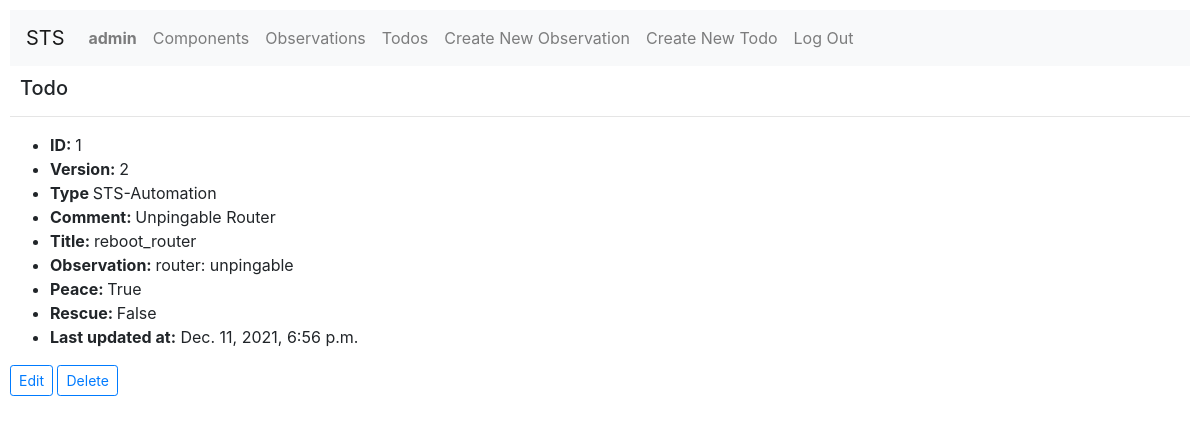
The app's page /todo/1/ (signed in) with its own data.
### todo/models.py (models this page shows, shortened)
class User(AbstractUser):
    pass

class Todo(models.Model):
    type = models.CharField(max_length=32, default="STS-Automation")
    version = models.IntegerField(default=0)
    comment = models.CharField(max_length=32,
        default="Investigate"
    )
    title = models.CharField(
        max_length=32,
        default="other_request",
        validators=[
            RegexValidator(
                regex='[^\S+]',
                message="Your status should not contain spaces. Use underscores instead.",
                code="error_spaces",
                inverse_match=True
            )
        ]
    )
    peace = models.BooleanField(
        null=True
    )
    rescue = models.BooleanField(
        null=True
    )
    observation = models.ForeignKey(
        Observation,
        on_delete=models.CASCADE,
        related_name="todos"
    )
    created_at = models.DateTimeField(auto_now_add=True)
    updated_at = models.DateTimeField(auto_now=True)

class Observation(models.Model):
    type = models.CharField(max_length=32, default="NOCC-Automation")
    version = models.IntegerField(default=0)
    component = models.ForeignKey(
        Component,
        on_delete=models.CASCADE,
        related_name="observations"
    )
    status = models.CharField(
        max_length=48,
        default="other",
        validators=[
            RegexValidator(
                regex='[^\S+]',
                message="Your status should not contain spaces. Use underscores instead.",
                code="error_spaces",
                inverse_match=True
            )
        ]
    )
    procedure = models.PositiveIntegerField(
        validators=[MinValueValidator(1), MaxValueValidator(10000)]
    )
    created_at = models.DateTimeField(auto_now_add=True)
    updated_at = models.DateTimeField(auto_now=True)
    def __str__(self):
        return f"{self.component}: {self.status}"

class Component(models.Model):
    ROUTER = 'router'
    SWITCH = 'switch'
    RACK = 'rack'
    CAMERA = 'camera'
    SERVER = 'server'
    DISK = 'disk'
    RAM = 'ram'
    INTERFACE = 'interface'
    OTHER = 'other'
    COMPONENT_CHOICES = (
        (ROUTER, 'router'),
        (SWITCH, 'switch'),
        (RACK, 'rack'),
        (CAMERA, 'camera'),
        (SERVER, 'server'),
        (DISK, 'disk'),
        (RAM, 'ram'),
        (INTERFACE, 'interface'),
        (OTHER, 'other')
    )
    type = models.CharField(
        max_length=16,
        choices=COMPONENT_CHOICES
    )
    def __str__(self):
        return f"{self.type}"

### todo/views.py (the view)
# urls.py: path("", include("todo.urls")),
def todo(request, todo_id):
    if request.method == 'GET':
        todo = get_object_or_404(Todo, id=todo_id)
        return render(request, 'todo/todo.html', {
            "title": 'Todo',
            "todo": todo,
            "todo_form": TodoForm(instance=todo)
        })

### todo/templates/todo/todo.html (shortened to what this page needs)
{% extends "todo/layout.html" %}
{% load static %}
{% block body %}
    <h5>{{ title }}</h5>
    <hr>
    <div id="todo-div">
        <ul>
            <li><b>ID: </b>{{ todo.id }}</li>
            <li><b>Version: </b>{{ todo.version }}</li>
            <li><b>Type </b>{{ todo.type }}</li>
            <li><b>Comment: </b>{{ todo.comment }}</li>
            <li><b>Title: </b>{{ todo.title }}</li>
            <li><b>Observation: </b>{{ todo.observation }}</li>
            <li><b>Peace: </b>{{ todo.peace }}</li>
            <li><b>Rescue: </b>{{ todo.rescue }}</li>
            {% if todo.created_at != todo.updated_at %}
                <li><b>Last updated at:</b> {{ todo.updated_at }}</li>
            {% endif %}
        </ul>
    </div>
    {% if user.is_authenticated %}
        <div id="todo-button-div">
            <button id="todo-edit-button" class="btn btn-sm btn-outline-primary" type="button" data-id="{{ todo.id }}">Edit</button>
            <button id="todo-delete-button" class="btn btn-sm btn-outline-primary" type="button" data-id="{{ todo.id }}">Delete</button>
        </div>
    {% endif %}
{% endblock %}

### todo/templates/todo/layout.html (shortened to what this page needs)
{% load static %}
<!DOCTYPE html>
<html lang="en">
    <head>
        <link rel="stylesheet" href="https://stackpath.bootstrapcdn.com/bootstrap/4.4.1/css/bootstrap.min.css">
        <link href="{% static 'todo/styles.css' %}" rel="stylesheet">
    </head>
    <body>
        <nav class="navbar navbar-expand-lg navbar-light bg-light">
        <a id="index-link" class="navbar-brand" href="{% url 'index' %}">STS</a>
            <div>
                <ul class="navbar-nav mr-auto">
                    {% if user.is_authenticated %}
                        <li class="nav-item">
                            <a id="profile=link" class="nav-link" href="{% url 'index' %}"><strong>{{ user.username }}</strong></a>
                        </li>
                    {% endif %}
                        <li class="nav-item">
                            <a id="index-link" class="nav-link" href="{% url 'components' %}">Components</a>
                        </li>
                        <li class="nav-item">
                            <a id="index-link" class="nav-link" href="{% url 'observations' %}">Observations</a>
                        </li>
                        <li class="nav-item">
                            <a id="index-link" class="nav-link" href="{% url 'todos' %}">Todos</a>
                        </li>
                    {% if user.is_authenticated %}
                        <li class="nav-item">
                            <a id="index-link" class="nav-link" href="{% url 'create_observation' %}">Create New Observation</a>
                        </li>
                        <li class="nav-item">
                            <a id="index-link" class="nav-link" href="{% url 'create_todo' %}">Create New Todo</a>
                        </li>
                        <li class="nav-item">
                            <a id="logout-link" class="nav-link" href="{% url 'logout' %}">Log Out</a>
                        </li>
                    {% endif %}
                </ul>
            </div>
        </nav>
        <div class="body">
            {% block body %}
            {% endblock %}
        </div>
    </body>
</html>

### todo/static/todo/styles.css (style rules this page uses)
body { padding: 10px; }
h5 { padding-top: 10px; padding-left: 10px }

### records on screen
User: username "admin"
Todo: id "1", version "2", type "STS-Automation", comment "Unpingable Router", title "reboot_router", observation "router: unpingable", peace "True", rescue "False", updated_at "Dec. 11, 2021, 6:56 p.m."

### other values on screen
{{ title }} "Todo"
